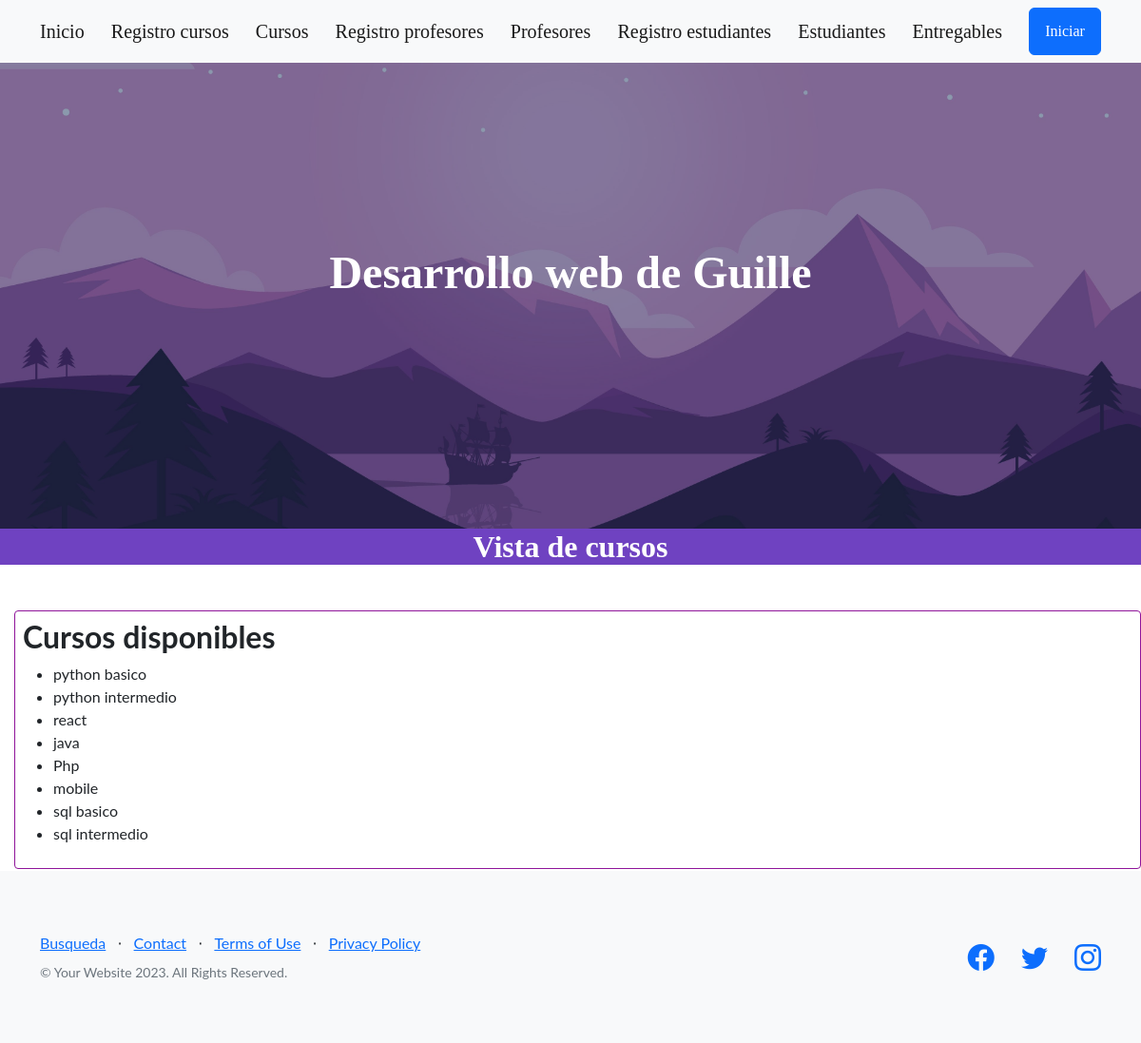
Screenshot of /app-coder/curso/ with the database file from the repository.
### AppCoder/models.py (models this page shows, shortened)
class Curso(models.Model):
    nombre = models.CharField(max_length=40)
    camada = models.IntegerField()

### AppCoder/views.py (the view)
# urls.py: path('curso/', cursos, name="cursos"),
def cursos(self):
    lista = Curso.objects.all()
    return render(self, "cursos.html",{"lista_cursos": lista})

### AppCoder/templates/cursos.html
{% extends 'BASE.html' %}
{% load static %}
{% block contenidoQueCambia %}
<div style="background: #6f42c1;">
    <div class="text-center text-white">
        <div style="font-family: ubuntu-bold;">
            <h2 class="mb-5">Vista de cursos</h2>
        </div>
    </div>
</div>
    <div style="padding: 8px; border-radius: 4px; border: 1px solid #8f149a; box-sizing: border-box; margin-bottom: 2px; margin-left: 15px; ">
        <h2>Cursos disponibles</h2>
        <ul>
        {% for curso in lista_cursos %}
        <li>{{curso.nombre}}</li>
        {% endfor %}
        </ul>
</div>
{% endblock contenidoQueCambia %}

### rows the page displays
Curso: nombre "python basico"
Curso: nombre "python intermedio"
Curso: nombre "react"
Curso: nombre "java"
Curso: nombre "Php"
Curso: nombre "mobile"
Curso: nombre "sql basico"
Curso: nombre "sql intermedio"
